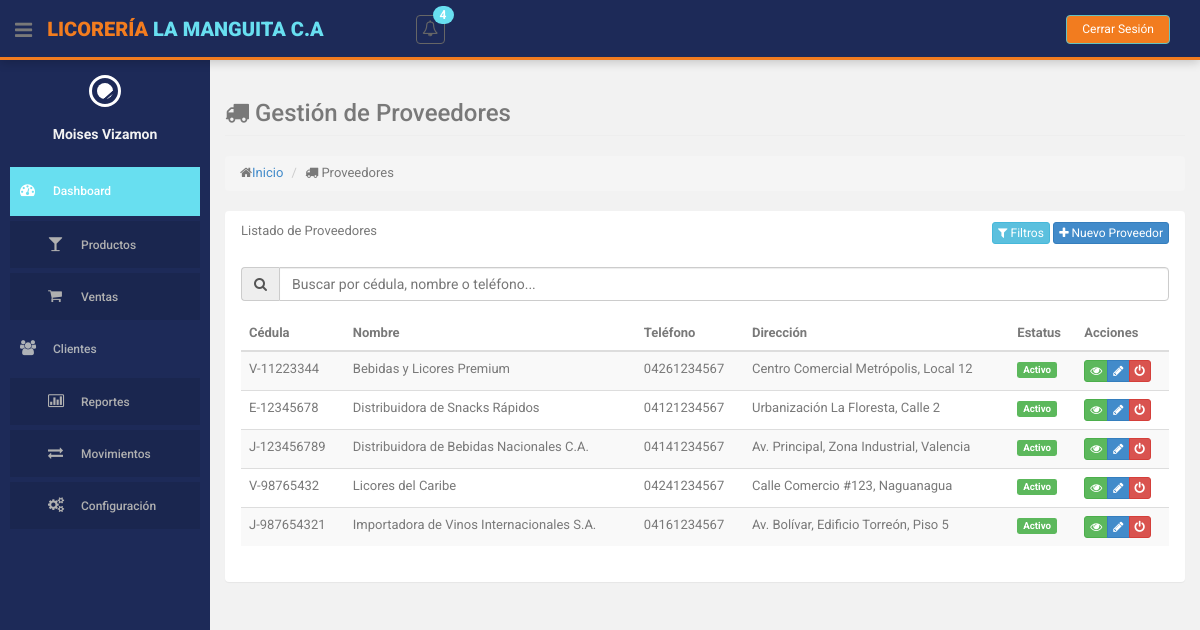
/index.php?action=proveedores (signed in), run on an earlier commit of the app's database.
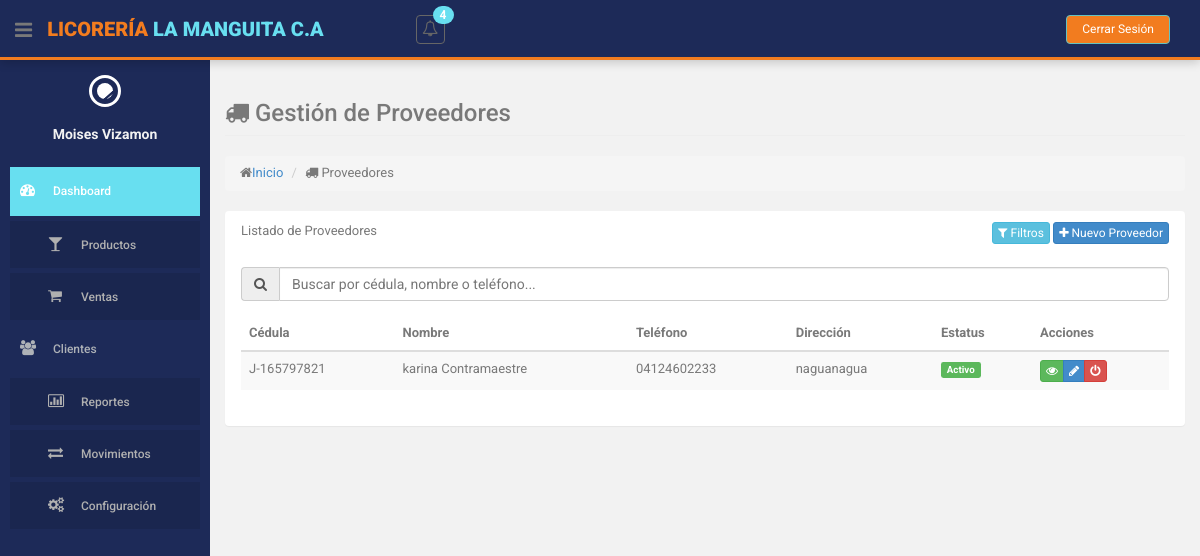
And on a later commit of the database.
### tables this page shows
CREATE TABLE `proveedores` (
  `cedula` varchar(15) NOT NULL,
  `id_simbolo_cedula` int(11) DEFAULT 1,
  `nombre` varchar(255) NOT NULL,
  `telefono` varchar(15) NOT NULL,
  `direccion` varchar(255) DEFAULT 'Sin especificar',
  `id_estatus` int(11) NOT NULL
);

CREATE TABLE `simbolos_cedula` (
  `id` int(11) NOT NULL,
  `nombre` varchar(2) NOT NULL COMMENT 'Símbolo (V, E, G, J)'
);

CREATE TABLE `estatus` (
  `id` int(11) NOT NULL,
  `nombre` varchar(50) NOT NULL
);

### controllers/ProveedorController.php (called while the page is built, shortened)
<?php
class ProveedorController
{
    private $model;
    public function __construct()
    {
        $this->model = new ProveedorModel();
    }
    public function index()
    {
        $proveedores = $this->model->obtenerTodosProveedores();
        $this->loadView('proveedores/index', ['proveedores' => $proveedores]);
    }
    private function loadView($view, $data = [])
    {
        extract($data);
        require ROOT_PATH . 'views/layouts/header.php';
        require ROOT_PATH . 'views/' . $view . '.php';
        require ROOT_PATH . 'views/layouts/footer.php';
    }
}

### models/ProveedorModel.php (called while the page is built, shortened)
<?php
class ProveedorModel
{
    private $db;
    public function __construct()
    {
        require_once ROOT_PATH . 'config/database.php';
        $database = new Database();
        $this->db = $database->getConnection();
    }
    public function obtenerTodosProveedores()
    {
        $query = "SELECT p.*, e.nombre as estatus, sc.nombre as nombre_simbolo
                  FROM proveedores p
                  JOIN estatus e ON p.id_estatus = e.id
                  JOIN simbolos_cedula sc ON p.id_simbolo_cedula = sc.id";
        $stmt = $this->db->prepare($query);
        $stmt->execute();
        return $stmt->fetchAll(PDO::FETCH_ASSOC);
    }
}

### config/database.php (called while the page is built, shortened)
<?php
class Database {
    private $host = 'localhost';
    private $db_name = 'licoreria';
    private $username = 'root';
    private $password = '';
    public function getConnection() {
        $this->conn = null;
        try {
            $this->conn = new PDO(
                "mysql:host=" . $this->host . ";dbname=" . $this->db_name,
                $this->username,
                $this->password
            );
            $this->conn->exec("set names utf8");
            $this->conn->setAttribute(PDO::ATTR_ERRMODE, PDO::ERRMODE_EXCEPTION);
        } catch(PDOException $exception) {
            echo "Error de conexión: " . $exception->getMessage();
        }
        return $this->conn;
    }
}
?>

### views/proveedores/index.php (the view, shortened to what the rows shown need)
<section id="main-content">
    <section class="wrapper">
        <div class="row">
            <div class="col-lg-12">
                <section class="panel">
                    <div class="panel-body">
                        <table id="tablaProveedores" class="table table-striped table-advance table-hover">
                            <thead>
                                <tr>
                                    <th>Cédula</th>
                                    <th>Nombre</th>
                                    <th>Teléfono</th>
                                    <th>Dirección</th>
                                    <th>Estatus</th>
                                    <th>Acciones</th>
                                </tr>
                            </thead>
                            <tbody>
                                <?php foreach ($proveedores as $proveedor): ?>
                                    <tr>
                                        <td><?= $proveedor['nombre_simbolo'] ?>-<?= $proveedor['cedula']; ?></td>
                                        <td><?= $proveedor['nombre']; ?></td>
                                        <td><?= $proveedor['telefono']; ?></td>
                                        <td><?= $proveedor['direccion']; ?></td>
                                        <td>
                                            <span class="label label-<?= $proveedor['estatus'] == 'Activo' ? 'success' : 'danger'; ?>">
                                                <?= $proveedor['estatus']; ?>
                                            </span>
                                        </td>
                                        <td>
                                            <div class="btn-group">
                                                <a href="<?= BASE_URL ?>index.php?action=proveedores&method=mostrar&id=<?= $proveedor['cedula']; ?>"
                                                    class="btn btn-success btn-xs" title="Ver">
                                                    <i class="fa fa-eye"></i>
                                                </a>
                                                <a href="<?= BASE_URL ?>index.php?action=proveedores&method=editar&id=<?= $proveedor['cedula']; ?>"
                                                    class="btn btn-primary btn-xs" title="Editar">
                                                    <i class="fa fa-pencil"></i>
                                                </a>
                                                <button onclick="cambiarEstado('<?= $proveedor['cedula']; ?>', '<?= $proveedor['estatus']; ?>')"
                                                    class="btn btn-<?= $proveedor['id_estatus'] == 1 ? 'danger' : 'success'; ?> btn-xs"
                                                    title="<?= $proveedor['id_estatus'] == 1 ? 'Desactivar' : 'Activar'; ?>">
                                                    <i class="fa fa-power-off"></i>
                                                </button>
                                            </div>
                                        </td>
                                    </tr>
                                <?php endforeach; ?>
                            </tbody>
                        </table>
                    </div>
                </section>
            </div>
        </div>
    </section>
</section>

What changed in the data, as far as the page shows it:
removed proveedores: id_simbolo_cedula.nombre "V", cedula "11223344", nombre "Bebidas y Licores Premium", telefono "04261234567", direccion "Centro Comercial Metrópolis, Local 12", id_estatus.nombre "Activo"
removed proveedores: id_simbolo_cedula.nombre "E", cedula "12345678", nombre "Distribuidora de Snacks Rápidos", telefono "04121234567", direccion "Urbanización La Floresta, Calle 2", id_estatus.nombre "Activo"
removed proveedores: id_simbolo_cedula.nombre "J", cedula "123456789", nombre "Distribuidora de Bebidas Nacionales C.A.", telefono "04141234567", direccion "Av. Principal, Zona Industrial, Valencia", id_estatus.nombre "Activo"
removed proveedores: id_simbolo_cedula.nombre "V", cedula "98765432", nombre "Licores del Caribe", telefono "04241234567", direccion "Calle Comercio #123, Naguanagua", id_estatus.nombre "Activo"
removed proveedores: id_simbolo_cedula.nombre "J", cedula "987654321", nombre "Importadora de Vinos Internacionales S.A.", telefono "04161234567", direccion "Av. Bolívar, Edificio Torreón, Piso 5", id_estatus.nombre "Activo"
added proveedores: id_simbolo_cedula.nombre "J", cedula "165797821", nombre "karina Contramaestre", telefono "04124602233", direccion "naguanagua", id_estatus.nombre "Activo"
